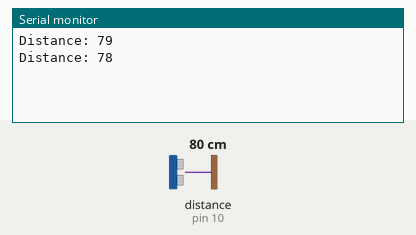
This sketch was run on a simulated Arduino Uno, built with avr-gcc and run on an emulated ATmega328P. Parts: the last lines printed to the serial monitor. Wiring (inferred from the names in the program): ultrasonic range finder: trigger pin 9; echo pin 10. Inputs (shaded band) come from the test bench; at power-on: distance to the obstacle (sensor on pin 10) 80 cm. The echo pulse lasts 58.3 µs per cm.

Above: at 1.2 s.
1.3 s: distance to the obstacle (sensor on pin 10) set to 2 cm
At 2.2 s:
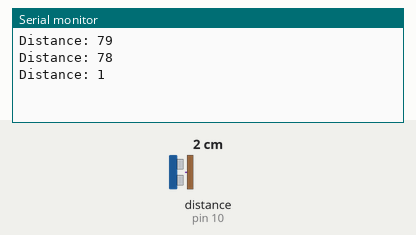
2.8 s: distance to the obstacle (sensor on pin 10) set to 4 cm
At 3.2 s:
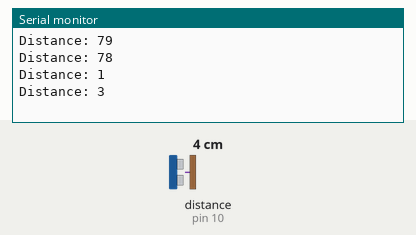
Timing chart, 0 to 5.8 s (numbered marks = the images above; inputs shaded):
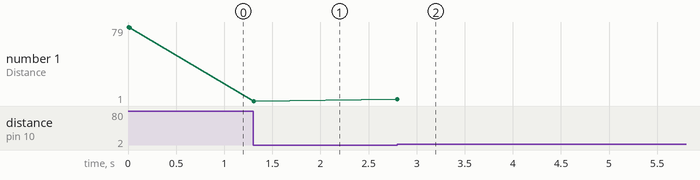

The sketch:

level_meter.ino
```cpp
/*
* Ultrasonic Sensor HC-SR04 and Arduino Tutorial
*
* Crated by Dejan Nedelkovski,
* www.HowToMechatronics.com
*
*/
// defines pins numbers
const int trigPin = 9;
const int echoPin = 10;
// defines variables
long duration;
int distance;
int now,past = 0;
void setup() {
pinMode(trigPin, OUTPUT); // Sets the trigPin as an Output
pinMode(echoPin, INPUT); // Sets the echoPin as an Input
Serial.begin(9600); // Starts the serial communication
}
void loop() {
// Clears the trigPin
digitalWrite(trigPin, LOW);
delayMicroseconds(2);
// Sets the trigPin on HIGH state for 10 micro seconds
digitalWrite(trigPin, HIGH);
delayMicroseconds(10);
digitalWrite(trigPin, LOW);
// Reads the echoPin, returns the sound wave travel time in microseconds
duration = pulseIn(echoPin, HIGH);
// Calculating the distance
distance= duration*0.034/2;
// Prints the distance on the Serial Monitor
now = distance;
  if(now != past){
    Serial.print("Distance: ");
    Serial.println(distance);
  }
  past = now;
}
```

Measured:
- after the input at 1.3 s, the serial monitor: prints a new line at once (image 1)
- after the input at 2.8 s, the serial monitor: prints a new line at once (image 2)
- plotted number 1: 78 → 1 after the input at 1.3 s, 1 → 3 after the input at 2.8 s
